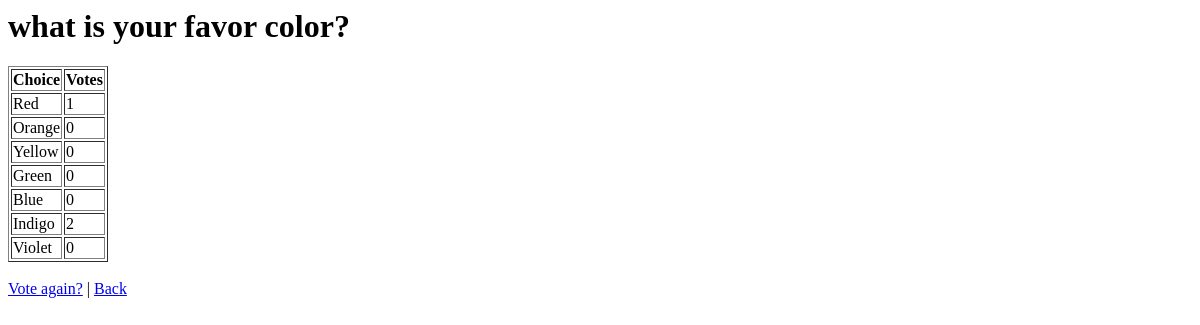
Page /polls/2/results/ on the earlier database version.
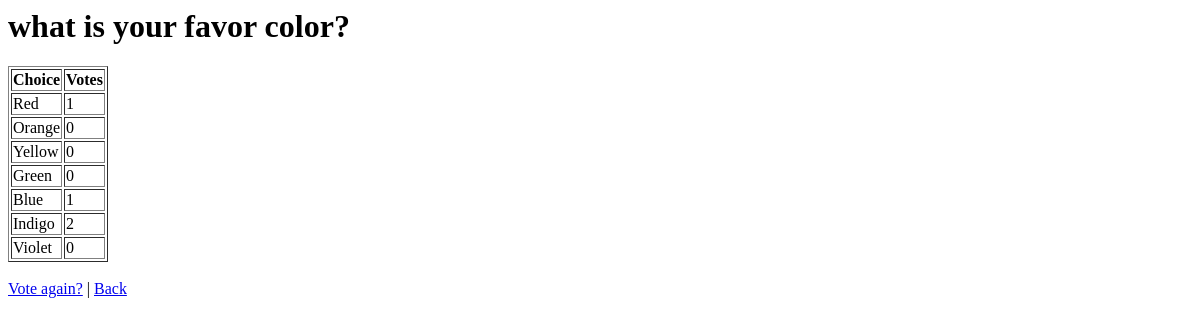
Same page on the later database version.
### polls/models.py (models this page shows, shortened)
class Poll(models.Model):
    question = models.CharField(max_length=200)
    pub_date = models.DateTimeField('date published')
    def was_published_recently(self):
        return self.pub_date >= timezone.now() - datetime.timedelta(days=1)
    was_published_recently.admin_order_field = 'pub_date'
    was_published_recently.boolean = True
    was_published_recently.short_description = 'Publishd recently?'

class Choice(models.Model):
    poll = models.ForeignKey(Poll)
    choice_text = models.CharField(max_length=200)
    votes = models.IntegerField(default=0)

### polls/views.py (the view)
# urls.py: url(r'^(?P<pk>\d+)/results/$', views.ResultsView.as_view(), name='results'),
class ResultsView(generic.DetailView):
    model = Poll
    template_name = 'polls/results.html'

### polls/templates/polls/results.html (shortened to what this page needs)
<h1>{{ poll.question }}</h1>
<table border = 1>
    <tr><td><strong>Choice</strong></td><td><strong>Votes</strong></td></tr>
    {% for choice in poll.choice_set.all %}
        <tr><td>{{ choice.choice_text }}</td><td> {{ choice.votes }}</td></tr>
    {% endfor %}
</table>
<a href="{% url 'polls:detail' poll.id %}">Vote again?</a> | <a href="{% url 'polls:index' %}"> Back</a>

Differences in the rows shown:
changed Choice "Blue": votes "0" → "1"
